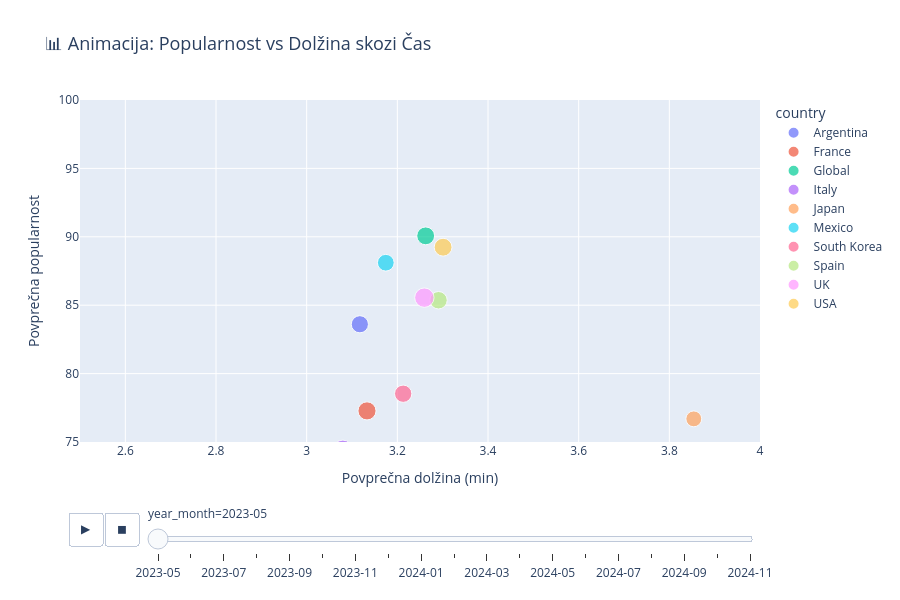

Notebook code cell kept with this figure:
### Code cell
# =====================================================
# 9.3 ANIMATED SCATTER - TREND SKOZI ČAS
# =====================================================

# Pripravi podatke za animacijo (po mesecih)
monthly_stats = df_all.groupby(['year_month', 'country']).agg({
    'popularity': 'mean',
    'duration_min': 'mean',
    'song': 'nunique',
    'is_explicit': 'mean'
}).reset_index()

monthly_stats.columns = ['year_month', 'country', 'avg_pop', 'avg_duration', 'n_songs', 'explicit_pct']
monthly_stats['year_month'] = monthly_stats['year_month'].astype(str)
monthly_stats['explicit_pct'] = monthly_stats['explicit_pct'] * 100

# Animated scatter
fig = px.scatter(
    monthly_stats,
    x='avg_duration',
    y='avg_pop',
    size='n_songs',
    color='country',
    animation_frame='year_month',
    hover_name='country',
    title='📊 Animacija: Popularnost vs Dolžina skozi Čas',
    labels={
        'avg_duration': 'Povprečna dolžina (min)',
        'avg_pop': 'Povprečna popularnost',
        'n_songs': 'Število skladb'
    },
    range_x=[2.5, 4.0],
    range_y=[75, 100]
)

fig.update_layout(
    height=600,
    title_font_size=18
)

fig.show()
fig.write_html('../outputs/animated_trends.html')
print("✅ Animacija shranjena v outputs/animated_trends.html")

### Figure 1 — Plotly figure (JSON) as saved in the notebook; plotly's stock layout.template omitted (floating-point values rounded to 4 significant figures)
{"data": [{"hovertemplate": "<b>%{hovertext}</b><br><br>country=Argentina<br>year_month=2023-05<br>Povprečna dolžina (min)=%{x}<br>Povprečna popularnost=%{y}<br>Število skladb=%{marker.size}<extra></extra>", "hovertext": ["Argentina"], "legendgroup": "Argentina", "marker": {"color": "#636efa", "size": [62], "sizemode": "area", "sizeref": 0.42, "symbol": "circle"}, "mode": "markers", "name": "Argentina", "orientation": "v", "showlegend": true, "type": "scatter", "x": [3.117], "xaxis": "x", "y": [83.61], "yaxis": "y"}, {"hovertemplate": "<b>%{hovertext}</b><br><br>country=France<br>year_month=2023-05<br>Povprečna dolžina (min)=%{x}<br>Povprečna popularnost=%{y}<br>Število skladb=%{marker.size}<extra></extra>", "hovertext": ["France"], "legendgroup": "France", "marker": {"color": "#EF553B", "size": [69], "sizemode": "area", "sizeref": 0.42, "symbol": "circle"}, "mode": "markers", "name": "France", "orientation": "v", "showlegend": true, "type": "scatter", "x": [3.133], "xaxis": "x", "y": [77.27], "yaxis": "y"}, {"hovertemplate": "<b>%{hovertext}</b><br><br>country=Global<br>year_month=2023-05<br>Povprečna dolžina (min)=%{x}<br>Povprečna popularnost=%{y}<br>Število skladb=%{marker.size}<extra></extra>", "hovertext": ["Global"], "legendgroup": "Global", "marker": {"color": "#00cc96", "size": [67], "sizemode": "area", "sizeref": 0.42, "symbol": "circle"}, "mode": "markers", "name": "Global", "orientation": "v", "showlegend": true, "type": "scatter", "x": [3.263], "xaxis": "x", "y": [90.07], "yaxis": "y"}, {"hovertemplate": "<b>%{hovertext}</b><br><br>country=Italy<br>year_month=2023-05<br>Povprečna dolžina (min)=%{x}<br>Povprečna popularnost=%{y}<br>Število skladb=%{marker.size}<extra></extra>", "hovertext": ["Italy"], "legendgroup": "Italy", "marker": {"color": "#ab63fa", "size": [89], "sizemode": "area", "sizeref": 0.42, "symbol": "circle"}, "mode": "markers", "name": "Italy", "orientation": "v", "showlegend": true, "type": "scatter", "x": [3.08], "xaxis": "x", "y": [74.39], "yaxis": "y"}, {"hovertemplate": "<b>%{hovertext}</b><br><br>country=Japan<br>year_month=2023-05<br>Povprečna dolžina (min)=%{x}<br>Povprečna popularnost=%{y}<br>Število skladb=%{marker.size}<extra></extra>", "hovertext": ["Japan"], "legendgroup": "Japan", "marker": {"color": "#FFA15A", "size": [53], "sizemode": "area", "sizeref": 0.42, "symbol": "circle"}, "mode": "markers", "name": "Japan", "orientation": "v", "showlegend": true, "type": "scatter", "x": [3.854], "xaxis": "x", "y": [76.69], "yaxis": "y"}, {"hovertemplate": "<b>%{hovertext}</b><br><br>country=Mexico<br>year_month=2023-05<br>Povprečna dolžina (min)=%{x}<br>Povprečna popularnost=%{y}<br>Število skladb=%{marker.size}<extra></extra>", "hovertext": ["Mexico"], "legendgroup": "Mexico", "marker": {"color": "#19d3f3", "size": [59], "sizemode": "area", "sizeref": 0.42, "symbol": "circle"}, "mode": "markers", "name": "Mexico", "orientation": "v", "showlegend": true, "type": "scatter", "x": [3.175], "xaxis": "x", "y": [88.1], "yaxis": "y"}, {"hovertemplate": "<b>%{hovertext}</b><br><br>country=South Korea<br>year_month=2023-05<br>Povprečna dolžina (min)=%{x}<br>Povprečna popularnost=%{y}<br>Število skladb=%{marker.size}<extra></extra>", "hovertext": ["South Korea"], "legendgroup": "South Korea", "marker": {"color": "#FF6692", "size": [63], "sizemode": "area", "sizeref": 0.42, "symbol": "circle"}, "mode": "markers", "name": "South Korea", "orientation": "v", "showlegend": true, "type": "scatter", "x": [3.213], "xaxis": "x", "y": [78.53], "yaxis": "y"}, {"hovertemplate": "<b>%{hovertext}</b><br><br>country=Spain<br>year_month=2023-05<br>Povprečna dolžina (min)=%{x}<br>Povprečna popularnost=%{y}<br>Število skladb=%{marker.size}<extra></extra>", "hovertext": ["Spain"], "legendgroup": "Spain", "marker": {"color": "#B6E880", "size": [64], "sizemode": "area", "sizeref": 0.42, "symbol": "circle"}, "mode": "markers", "name": "Spain", "orientation": "v", "showlegend": true, "type": "scatter", "x": [3.291], "xaxis": "x", "y": [85.36], "yaxis": "y"}, {"hovertemplate": "<b>%{hovertext}</b><br><br>country=UK<br>year_month=2023-05<br>Povprečna dolžina (min)=%{x}<br>Povprečna popularnost=%{y}<br>Število skladb=%{marker.size}<extra></extra>", "hovertext": ["UK"], "legendgroup": "UK", "marker": {"color": "#FF97FF", "size": [79], "sizemode": "area", "sizeref": 0.42, "symbol": "circle"}, "mode": "markers", "name": "UK", "orientation": "v", "showlegend": true, "type": "scatter", "x": [3.26], "xaxis": "x", "y": [85.55], "yaxis": "y"}, {"hovertemplate": "<b>%{hovertext}</b><br><br>country=USA<br>year_month=2023-05<br>Povprečna dolžina (min)=%{x}<br>Povprečna popularnost=%{y}<br>Število skladb=%{marker.size}<extra></extra>", "hovertext": ["USA"], "legendgroup": "USA", "marker": {"color": "#FECB52", "size": [67], "sizemode": "area", "sizeref": 0.42, "symbol": "circle"}, "mode": "markers", "name": "USA", "orientation": "v", "showlegend": true, "type": "scatter", "x": [3.301], "xaxis": "x", "y": [89.24], "yaxis": "y"}], "layout": {"height": 600, "legend": {"itemsizing": "constant", "title": {"text": "country"}, "tracegroupgap": 0}, "sliders": [{"active": 0, "currentvalue": {"prefix": "year_month="}, "len": 0.9, "pad": {"b": 10, "t": 60}, "steps": [{"args": [["2023-05"], {"frame": {"duration": 0, "redraw": false}, "fromcurrent": true, "mode": "immediate", "transition": {"duration": 0, "easing": "linear"}}], "label": "2023-05", "method": "animate"}, {"args": [["2023-06"], {"frame": {"duration": 0, "redraw": false}, "fromcurrent": true, "mode": "immediate", "transition": {"duration": 0, "easing": "linear"}}], "label": "2023-06", "method": "animate"}, {"args": [["2023-07"], {"frame": {"duration": 0, "redraw": false}, "fromcurrent": true, "mode": "immediate", "transition": {"duration": 0, "easing": "linear"}}], "label": "2023-07", "method": "animate"}, {"args": [["2023-08"], {"frame": {"duration": 0, "redraw": false}, "fromcurrent": true, "mode": "immediate", "transition": {"duration": 0, "easing": "linear"}}], "label": "2023-08", "method": "animate"}, {"args": [["2023-09"], {"frame": {"duration": 0, "redraw": false}, "fromcurrent": true, "mode": "immediate", "transition": {"duration": 0, "easing": "linear"}}], "label": "2023-09", "method": "animate"}, {"args": [["2023-10"], {"frame": {"duration": 0, "redraw": false}, "fromcurrent": true, "mode": "immediate", "transition": {"duration": 0, "easing": "linear"}}], "label": "2023-10", "method": "animate"}, {"args": [["2023-11"], {"frame": {"duration": 0, "redraw": false}, "fromcurrent": true, "mode": "immediate", "transition": {"duration": 0, "easing": "linear"}}], "label": "2023-11", "method": "animate"}, {"args": [["2023-12"], {"frame": {"duration": 0, "redraw": false}, "fromcurrent": true, "mode": "immediate", "transition": {"duration": 0, "easing": "linear"}}], "label": "2023-12", "method": "animate"}, {"args": [["2024-01"], {"frame": {"duration": 0, "redraw": false}, "fromcurrent": true, "mode": "immediate", "transition": {"duration": 0, "easing": "linear"}}], "label": "2024-01", "method": "animate"}, {"args": [["2024-02"], {"frame": {"duration": 0, "redraw": false}, "fromcurrent": true, "mode": "immediate", "transition": {"duration": 0, "easing": "linear"}}], "label": "2024-02", "method": "animate"}, {"args": [["2024-03"], {"frame": {"duration": 0, "redraw": false}, "fromcurrent": true, "mode": "immediate", "transition": {"duration": 0, "easing": "linear"}}], "label": "2024-03", "method": "animate"}, {"args": [["2024-04"], {"frame": {"duration": 0, "redraw": false}, "fromcurrent": true, "mode": "immediate", "transition": {"duration": 0, "easing": "linear"}}], "label": "2024-04", "method": "animate"}, {"args": [["2024-05"], {"frame": {"duration": 0, "redraw": false}, "fromcurrent": true, "mode": "immediate", "transition": {"duration": 0, "easing": "linear"}}], "label": "2024-05", "method": "animate"}, {"args": [["2024-06"], {"frame": {"duration": 0, "redraw": false}, "fromcurrent": true, "mode": "immediate", "transition": {"duration": 0, "easing": "linear"}}], "label": "2024-06", "method": "animate"}, {"args": [["2024-07"], {"frame": {"duration": 0, "redraw": false}, "fromcurrent": true, "mode": "immediate", "transition": {"duration": 0, "easing": "linear"}}], "label": "2024-07", "method": "animate"}, {"args": [["2024-08"], {"frame": {"duration": 0, "redraw": false}, "fromcurrent": true, "mode": "immediate", "transition": {"duration": 0, "easing": "linear"}}], "label": "2024-08", "method": "animate"}, {"args": [["2024-09"], {"frame": {"duration": 0, "redraw": false}, "fromcurrent": true, "mode": "immediate", "transition": {"duration": 0, "easing": "linear"}}], "label": "2024-09", "method": "animate"}, {"args": [["2024-10"], {"frame": {"duration": 0, "redraw": false}, "fromcurrent": true, "mode": "immediate", "transition": {"duration": 0, "easing": "linear"}}], "label": "2024-10", "method": "animate"}, {"args": [["2024-11"], {"frame": {"duration": 0, "redraw": false}, "fromcurrent": true, "mode": "immediate", "transition": {"duration": 0, "easing": "linear"}}], "label": "2024-11", "method": "animate"}], "x": 0.1, "xanchor": "left", "y": 0, "yanchor": "top"}], "title": {"font": {"size": 18}, "text": "📊 Animacija: Popularnost vs Dolžina skozi Čas"}, "updatemenus": [{"buttons": [{"args": [null, {"frame": {"duration": 500, "redraw": false}, "fromcurrent": true, "mode": "immediate", "transition": {"duration": 500, "easing": "linear"}}], "label": "&#9654;", "method": "animate"}, {"args": [[null], {"frame": {"duration": 0, "redraw": false}, "fromcurrent": true, "mode": "immediate", "transition": {"duration": 0, "easing": "linear"}}], "label": "&#9724;", "method": "animate"}], "direction": "left", "pad": {"r": 10, "t": 70}, "showactive": false, "type": "buttons", "x": 0.1, "xanchor": "right", "y": 0, "yanchor": "top"}], "xaxis": {"anchor": "y", "domain": [0, 1], "range": [2.5, 4], "title": {"text": "Povprečna dolžina (min)"}}, "yaxis": {"anchor": "x", "domain": [0, 1], "range": [75, 100], "title": {"text": "Povprečna popularnost"}}}}
